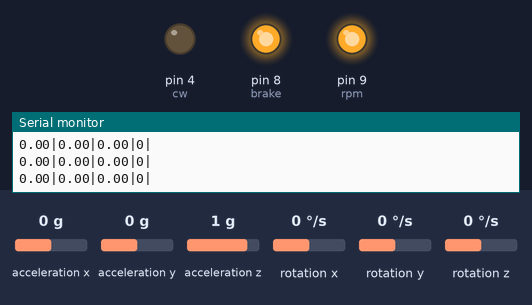
This sketch was run on a simulated Arduino Mega 2560, built with avr-gcc and run on an emulated ATmega2560. On the bench: output pins drawn as LEDs (lit = HIGH), the last lines printed to the serial monitor. Inputs (shaded band) come from the test bench; at power-on: acceleration y 0 g, acceleration z 1 g, acceleration x 0 g, rotation x 0 °/s, rotation y 0 °/s, rotation z 0 °/s.

Above: at 1.2 s.
1.3 s: acceleration y set to 0.8 g
At 1.99 s:
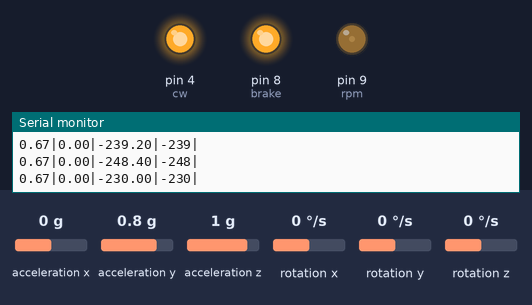
4.3 s: acceleration y set to -1.4 g
At 5.4 s:
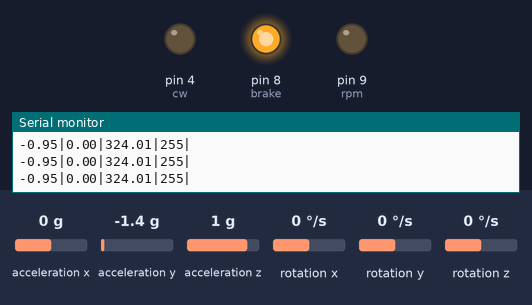
5.8 s: acceleration y set to 0.1 g
At 6.35 s:
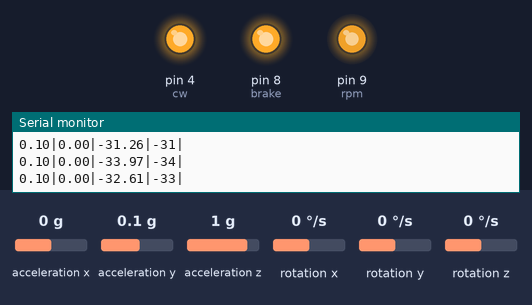
8.8 s: acceleration z set to 0 g
10.3 s: acceleration y set to 0 g
At 11.5 s:
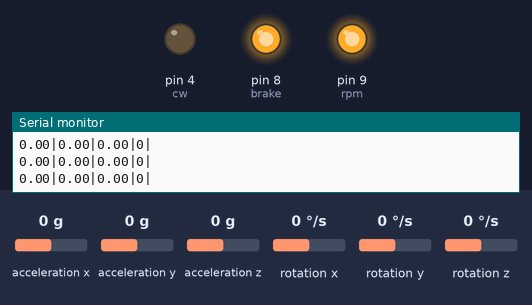
11.8 s: acceleration y set to -0.8 g
At 13.0 s:
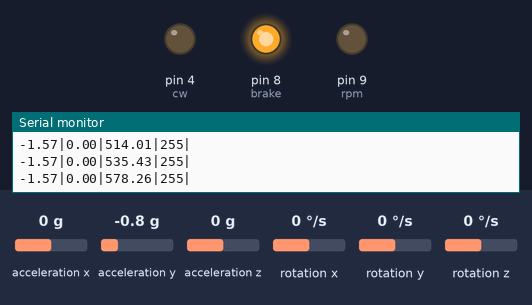
Timing chart, 0 to 14.8 s (numbered marks = the images above; inputs shaded):
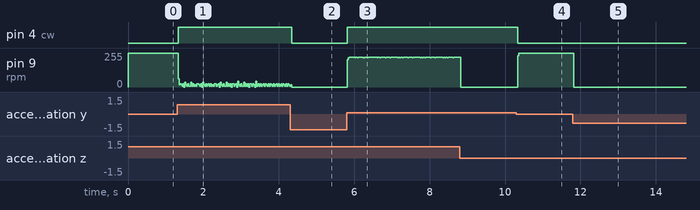

Measured:
- after the input at 1.3 s, pin 4 (cw): LOW → HIGH at once
- after the input at 4.3 s, pin 4 (cw): HIGH → LOW after 0.05 s
- after the input at 5.8 s, pin 4 (cw): LOW → HIGH at once
- after the input at 10.3 s, pin 4 (cw): HIGH → LOW at once; pin 9 (rpm): 0/255 → 255/255 at once
- after the input at 11.8 s, pin 9 (rpm): 255/255 → 0/255 at once

The sketch:

2996_Task4A.ino
```cpp
/* ----------------------------------------------------------------
 *
 *  eYRC 22 - e-Yantra 2022-23
 *
 *  Theme - Delivery Bike
 *  Stage - 2
 *
 *  Task - 4A
 *
 *  Team ID : 2996
 *
 *  Team Leader Name: Janhavi Deshpande
 *  Team Member Name: Aryan S. Shah, Vedant R. Nimje, Vaidic Gupta
 *
 *
 *  ----------------------------------------------------------------
*/


#include "Wire.h"
#include <MPU6050_light.h>
#include <math.h>


MPU6050 mpu(Wire);


// x: Angular deviation (roll : along X-Axis) obtained from MPU6050, in degrees
float x=0.0;

// x1: Angular deviation in radians, which is required in Calculations
// Angular deviation in degrees received from MPU6050 is converted to radians
float x1 = 0.0;

// prev_x: Angular deviation of DB in previous timestep
float prev_x = 0.0;

// x_dot: Angular velocity of DB
float x_dot = 0.0;

//Variables for determining time step
// curr_time: Time in milliseconds from when the board started
// prev_time: 'curr_time' in previous time step
// elapsed_time: Time step
float prev_time = 0, curr_time = 0, elapsed_time = 0;

//pwm: PWM frequency for NIDEC motor
float pwm = 0;

//prev_pwm: PWM frequency of previous time step
float prev_pwm = 0;

//sendpwm: PWM frequency to be sent to NIDEC motor, rounded from 'pwm'
int sendpwm = 0;

//k[4]: K matrix, obtained from Octave modelling
float k[4] = {-104.4799, -9.7686, -0.7071, -0.8402};


//Pin Definition Declaration for NIDEC Motor on eYFi-Mega
#define brake         8  //brake=0, go=1                    Green Wire(NIDEC Motor)
#define cw            4  //cw=1, ccw=0                      Orange Wire(NIDEC Motor)
#define rpm           9  //PWM=255=stop, PWM=0=max_speed    Yellow Wire(NIDEC Motor)


/////////////NIDEC Motor//////////////

// Function name: nidec_motor_init()
// Logic: To initlialise the NIDEC motor
// Eg call: nidec_motor_init();
void nidec_motor_init()
{
  pinMode(brake, OUTPUT);
  pinMode(cw, OUTPUT);
  pinMode(rpm, OUTPUT);

  digitalWrite(brake, HIGH);  //go=1
  digitalWrite(cw, LOW);      //direction ccw
  analogWrite(rpm, 255);
}

// Function name: nidec_motor_control(int pwm)
// Input: pwm - PWM frequency to be sent to the NIDEC motor
// Logic: Sends the required PWM to the NIDEC motor
// Eg call: nidec_motor_control(100);
void nidec_motor_control(int pwm)
{
  if (pwm < 0)
  { digitalWrite(cw, HIGH);
    pwm = -pwm;}
  else { digitalWrite(cw, LOW); }
  analogWrite(rpm, 255 - pwm);
}

//Function name: nidec_motor_brake()
//Logic: Stalls the NIDEC motor
//Eg call: nidec_motor_brake();
void nidec_motor_brake()
{
  digitalWrite(brake, LOW);  //go=1
  analogWrite(rpm, 255);
}
//////////////////////////////////////


/////////////Timer1 ISR for IMU///////
void timer1_init()
{
    cli(); //Clears the global interrupts
    TIMSK1 = 0x01; //timer5 overflow interrupt enable
    TCCR1B = 0x00; //stop
    TCNT1H = 0xA2; //Counter higher 8 bit value
    TCNT1L = 0x3F; //Counter lower 8 bit value
    TCCR1A = 0x00;
    TCCR1C = 0x00;
    TCCR1B = 0x02; //start Timer, prescaler 8
    sei();   //Enables the global interrupts
}

// Sends timely interrupts to the MPU6050, for sending the angular deviation
ISR (TIMER1_OVF_vect)
{
    sei();
    TCNT1H = 0xA2; //Counter higher 8 bit value
    TCNT1L = 0x3F; //Counter lower 8 bit value
    mpu.update();
    cli();
    x=mpu.getAngleX();
}
//////////////////////////////////////


//Function name: setup()
//Logic: Initialises the MPU6050 and the NIDEC motor

void setup()
{
  Serial.begin(9600);
  Wire.begin();

  byte status = mpu.begin();
  Serial.print(F("MPU6050 status: "));
  Serial.println(status);
  while(status!=0){ } // stop everything if could not connect to MPU6050
  Serial.println("MPU begin done!\n");

  Serial.println("Begin Device initialization:\n");
  nidec_motor_init();
  Serial.println("NIDEC initialized\n");
  timer1_init();
  Serial.println("Timer initialized\n");
}


// Main loop function
void loop()
{
  curr_time = millis();
  elapsed_time = ((curr_time - prev_time)*0.1);


  x1 = ((x*3.14159)/180); //Converts x (in degrees) to radians
  x_dot = (x1 - prev_x)/elapsed_time; // Calculation of x_dot (angular deviation rate)
  float u = (k[0]*(x1) + k[1]*x_dot); // u = -K*x, from LQR controller

  prev_pwm = pwm;
  pwm = 1.305*u*elapsed_time; // Multiplied to convert required torque to PWM frequency
  sendpwm = round(pwm); //Round PWM frequency since we can only give 'int' PWM frequency

  //If-else ladder for limiting sent PWM value
  if (sendpwm>255){
    sendpwm = 255;
  }
  else if (sendpwm < -255){
    sendpwm = -255;
  }

  //Debugging - to print on Serial Monitor
  Serial.print(x1);
  Serial.print("|");
  Serial.print(x_dot);
  Serial.print("|");
  Serial.print(pwm);
  Serial.print("|");

  //Thresholding PWM values
  if (sendpwm < 10 and sendpwm > 0)
  {
    sendpwm = 10;
  }
  else if (sendpwm > -10 and sendpwm < 0)
  {
    sendpwm = -10;
  }

  nidec_motor_control(sendpwm);

  //Debugging - to print on Serial Monitor
  Serial.print(sendpwm);
  Serial.println("|");

  //Assigning values from previous time step
  prev_time = curr_time;
  prev_x = x1;

}
```
